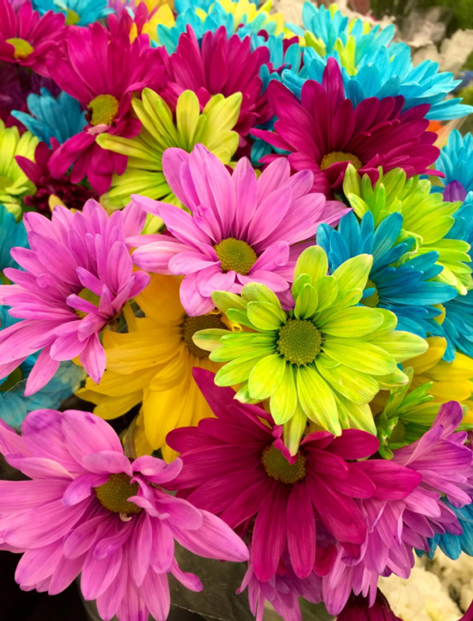
#> input picture dip/Image Processing Lab/requirements/requirement.png, 473 x 621 px, found by its file name
$ python app.py
#> lines starting #> are read from the running program, lines starting #| are printed output that depends on the picture
from PIL import Image
# Load the grayscale image
img = Image.open(r"requirements\requirement.png").convert('L')
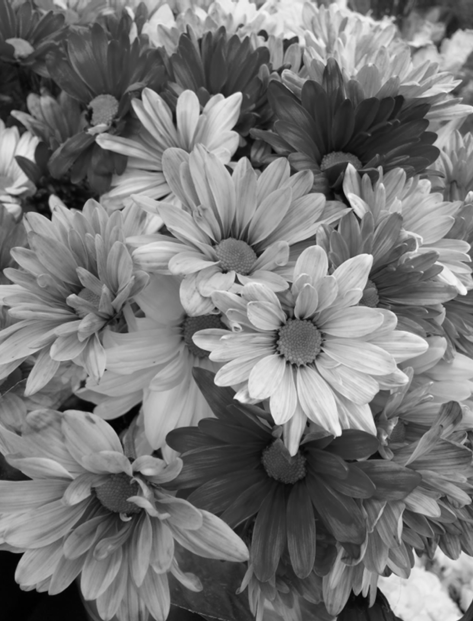
#> img: PIL image 473x621 L; min 1, max 250, mean 118.4
# 'L' mode for grayscale
# Rotate the image by 45 degrees
rotated_img = img.rotate(45, expand=True)
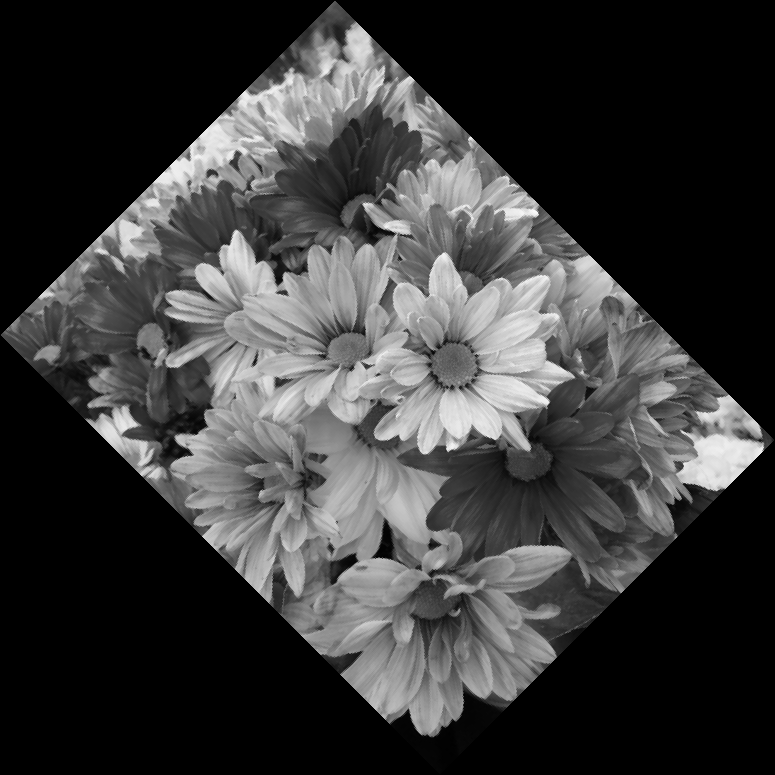
#> rotated_img: PIL image 775x775 L; min 0, max 250, mean 57.9
# Save the rotated image
rotated_img.save('rotated_image.jpg')
# Show the original and rotated images
img.show()
rotated_img.show()
